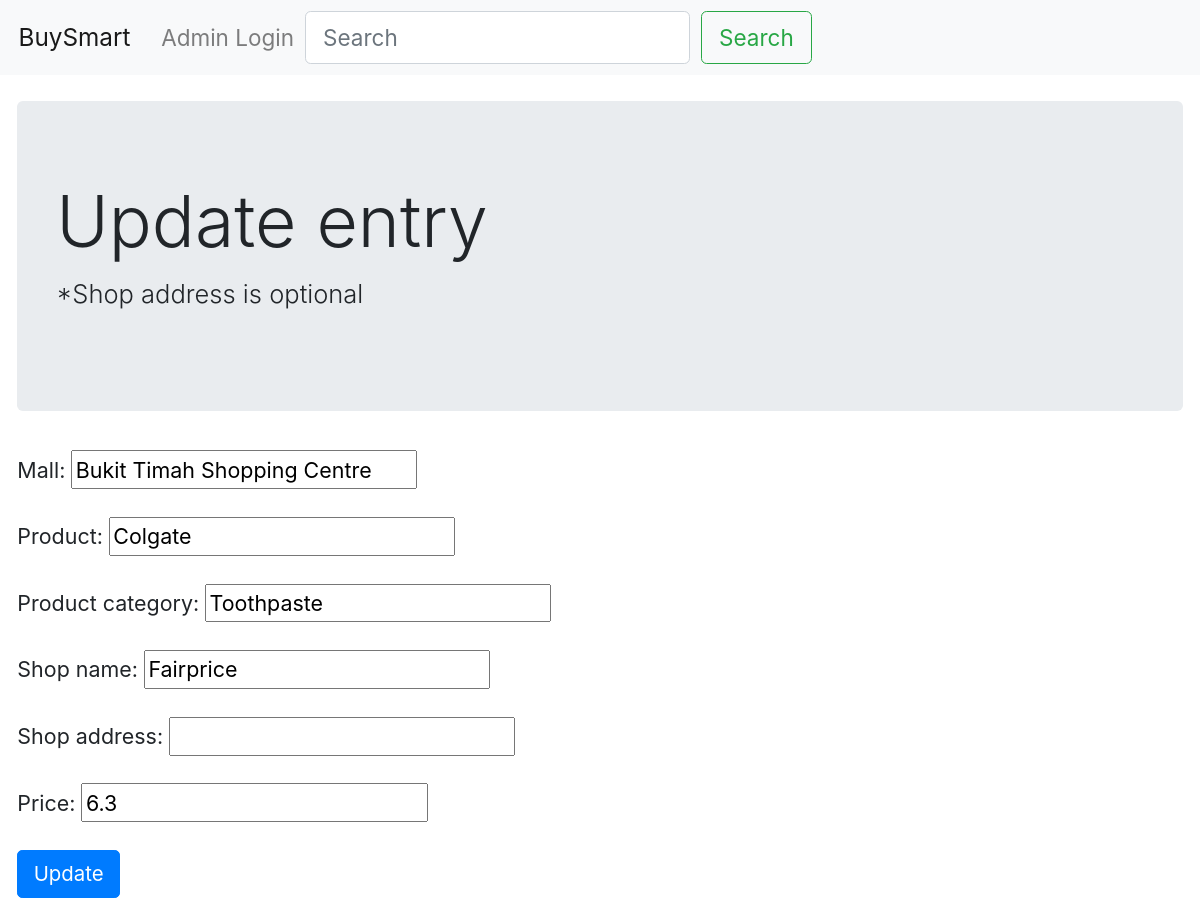
The app's page /entry_update/2/ with its own data.
### basic_app/models.py (models this page shows, shortened)
class Entry(models.Model):
    mall = models.CharField(max_length=256,default='')
    product_category = models.CharField(max_length=256,default='')
    product = models.CharField(max_length=256,default='')
    shop_name = models.CharField(max_length=256,default='')
    shop_address = models.CharField(max_length=256,default='',blank=True,null=True)
    price = models.FloatField(default='')

### basic_app/views.py (the view)
# urls.py: path('entry_update/<int:pk>/',views.UpdateEntry.as_view(),name='update'),
class UpdateEntry(UpdateView):
    model = models.Entry
    fields = ('mall','product','product_category','shop_name','shop_address','price')

### templates/basic_app/entry_form.html (shortened to what this page needs)
{% extends 'basic_app/base.html' %}
{% load static %}
{% block css_block %}
<link rel="stylesheet" href="{% static 'css/zoom.css' %}">
{% endblock %}
{% block body_block %}
<div class="jumbotron">
  {% if form.instance.pk %}
    <h1 class="display-4">Update entry</h1>
  {% else %}
    <h1 class="display-4">Create new entry</h1>
  {% endif %}
  <p class="lead">*Shop address is optional</p>
</div>
<form method="post">
  {{form.as_p}}
  {% if form.instance.pk %}
    <input type="submit" class='btn btn-primary' name="" value="Update">
  {% else %}
    <input type="submit" class='btn btn-primary' name="" value="Create">
  {% endif %}
</form>
{% endblock %}

### static/css/zoom.css (style rules this page uses)
* { zoom:105%; }

### records on screen
Entry: mall "Bukit Timah Shopping Centre", product "Colgate", product_category "Toothpaste", shop_name "Fairprice", price "6.3"
